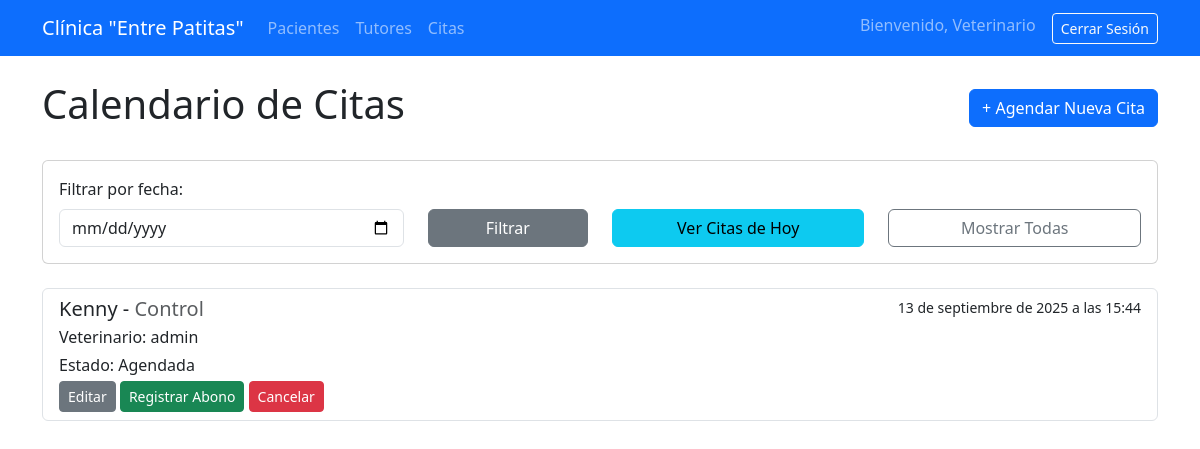
Screenshot of /gestion/citas/ (signed in) with the database file from the repository.
### gestion/models.py (models this page shows, shortened)
class Cita(models.Model):
    ESTADO_CHOICES = [
        ('Agendada', 'Agendada'),
        ('Confirmada', 'Confirmada'),
        ('Cancelada', 'Cancelada'),
        ('Completada', 'Completada'),
    ]
    paciente = models.ForeignKey(Paciente, on_delete=models.CASCADE, related_name='citas')
    es_especialista = models.BooleanField(default=False, verbose_name="¿Es cita con especialista?")
    veterinario = models.ForeignKey(User, on_delete=models.SET_NULL, null=True, blank=True, related_name='citas_asignadas')
    fecha_hora = models.DateTimeField(help_text="Día y hora de la cita")
    es_domicilio = models.BooleanField(default=False, verbose_name="¿Es visita a domicilio?")
    motivo = models.CharField(max_length=200)
    estado = models.CharField(max_length=20, choices=ESTADO_CHOICES, default='Agendada')
    notas = models.TextField(blank=True, null=True, help_text="Notas adicionales para la cita")

class Paciente(models.Model):
    foto = models.ImageField(upload_to='fotos_pacientes/', blank=True, null=True, verbose_name="Fotografía del Paciente")
    nombre = models.CharField(max_length=50)
    especie = models.CharField(max_length=50)
    raza = models.CharField(max_length=50)
    sexo = models.CharField(max_length=10)
    fecha_nacimiento = models.DateField()
    microchip_tatuaje = models.CharField(max_length=50, blank=True, null=True)
    alertas = models.ManyToManyField(AlertaClinica, blank=True, verbose_name="Alertas Clinicas")
    tutor = models.ForeignKey(Tutor, on_delete=models.CASCADE, related_name='pacientes')

### gestion/views.py (the view)
# urls.py: path('citas/', views.calendario_citas, name='calendario_citas'),
@login_required
def calendario_citas(request):
    queryset = Cita.objects.filter(estado__in=['Agendada', 'Confirmada']).order_by('fecha_hora')
    titulo = "Calendario de Citas"
    fecha_filtro = request.GET.get('fecha')
    filtro_hoy = request.GET.get('hoy')
    if filtro_hoy:
        hoy = date.today()
        queryset = queryset.filter(fecha_hora__date=hoy)
        titulo = f"Citas para Hoy ({hoy.strftime('%d-%m-%Y')})"
    elif fecha_filtro:
        queryset = queryset.filter(fecha_hora__date=fecha_filtro)
        titulo = f"Citas para el {fecha_filtro}"
    contexto = {
        'citas': queryset,
        'titulo': titulo,
    }
    return render(request, 'gestion/calendario.html', contexto)

### gestion/templates/gestion/calendario.html (shortened to what this page needs)
{% extends 'gestion/base.html' %}
{% block content %}
    <div class="d-flex justify-content-between align-items-center mb-4">
        <h1>{{ titulo }}</h1>
        <a href="{% url 'crear_cita' %}" class="btn btn-primary">+ Agendar Nueva Cita</a>
    </div>
    <div class="card card-body mb-4">
        <form method="get" action="{% url 'calendario_citas' %}">
            <div class="row align-items-end">
                <div class="col-md-4">
                    <label for="fecha" class="form-label">Filtrar por fecha:</label>
                    <input type="date" name="fecha" id="fecha" class="form-control">
                </div>
                <div class="col-md-2">
                    <button type="submit" class="btn btn-secondary w-100">Filtrar</button>
                </div>
                <div class="col-md-3">
                    <a href="{% url 'calendario_citas' %}?hoy=true" class="btn btn-info w-100">Ver Citas de Hoy</a>
                </div>
                <div class="col-md-3">
                    <a href="{% url 'calendario_citas' %}" class="btn btn-outline-secondary w-100">Mostrar Todas</a>
                </div>
            </div>
        </form>
    </div>
    <div class="list-group">
        {% for cita in citas %}
            <div class="list-group-item">
                <div class="d-flex w-100 justify-content-between">
                    <h5 class="mb-1">{{ cita.paciente.nombre }} - <span class="text-muted">{{ cita.motivo }}</span>
                    </h5>
                    <small>{{ cita.fecha_hora }}</small>
                </div>
                <p class="mb-1">Veterinario: {{ cita.veterinario.username|default:"Sin asignar" }}</p>
                <p class="mb-1">Estado: {{ cita.get_estado_display }}</p>
                <div>
                    <a href="{% url 'editar_cita' cita.id %}" class="btn btn-sm btn-secondary">Editar</a>
                    <a href="{% url 'registrar_abono' cita.id %}" class="btn btn-sm btn-success">Registrar Abono</a>
                    {% if cita.estado != 'Cancelada' %}
                        <a href="{% url 'cancelar_cita' cita.id %}" class="btn btn-sm btn-danger">Cancelar</a>
                    {% endif %}
                </div>
            </div>
        {% empty %}
            <div class="alert alert-info">
                No hay citas que coincidan con el filtro seleccionado.
            </div>
        {% endfor %}
{% endblock %}

### gestion/templates/gestion/base.html (shortened to what this page needs)
{% load static %}
<!doctype html>
<html lang="es">
<head>
    <link href="https://cdn.jsdelivr.net/npm/bootstrap@5.3.3/dist/css/bootstrap.min.css" rel="stylesheet">
</head>
<body>
    <nav class="navbar navbar-expand-lg navbar-dark bg-primary">
        <div class="container">
            <a class="navbar-brand" href="{% url 'lista_pacientes' %}">Clínica "Entre Patitas"</a>
            <div class="collapse navbar-collapse">
                <ul class="navbar-nav me-auto mb-2 mb-lg-0">
                    <li class="nav-item">
                        <a class="nav-link" href="{% url 'lista_pacientes' %}">Pacientes</a>
                    </li>
                    <li class="nav-item">
                        <a class="nav-link" href="{% url 'lista_tutores' %}">Tutores</a>
                    </li>
                    <li class="nav-item">
                        <a class="nav-link" href="{% url 'calendario_citas' %}">Citas</a>
                    </li>
                </ul>
                <ul class="navbar-nav ms-auto mb-2 mb-lg-0">
                    {% if user.is_authenticated %}
                        <li class="nav-item">
                            <span class="navbar-text">
                                Bienvenido, {{ user.username }}
                            </span>
                        </li>
                        <li class="nav-item ms-3">
                            <form action="{% url 'logout' %}" method="post" class="d-inline">
                                    <button type="submit" class="btn btn-outline-light btn-sm">Cerrar Sesión</button>
                            </form>
                        </li>
                    {% else %}
                        <li class="nav-item">
                            <a href="{% url 'login' %}" class="btn btn-outline-light btn-sm">Iniciar Sesión</a>
                        </li>
                    {% endif %}
                </ul>
            </div>
        </div>
    </nav>
    <main class="container mt-4">
        {% block content %}
        {% endblock %}
    </main>
</body>
</html>

### rows the page displays
Cita: paciente.nombre "Kenny", motivo "Control", fecha_hora "13 de septiembre de 2025 a las 15:44", veterinario.username "admin", estado "Agendada", shows "Cancelar"

### other values shown
{{ user.username }} "Veterinario"
{{ titulo }} "Calendario de Citas"
